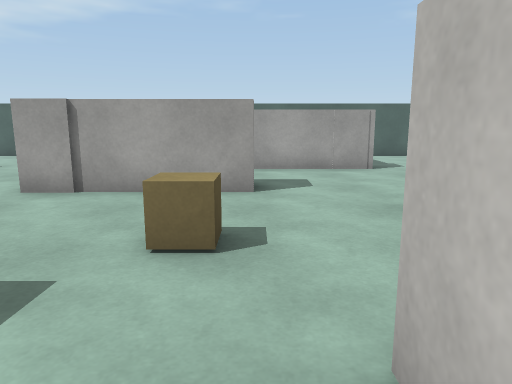
[1] (above)

18 first-person views from a walk through a scene from a Unity 3-D project. The camera is 1.2 m above the floor, tilts 10° down and sees 70° across. The floor is counted in squares, 1 m on a side. Each view is taken from the middle of a square. On the plan, view 1 faces up. The plan holds only what a view shows up to about 15 squares ahead; the rest is blank. The place goes on beyond the plan. The player character is not drawn. Surface patterns are stand-ins for the level's own textures.

[2]
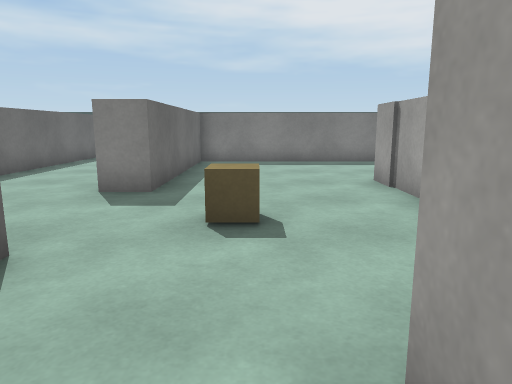

[3]
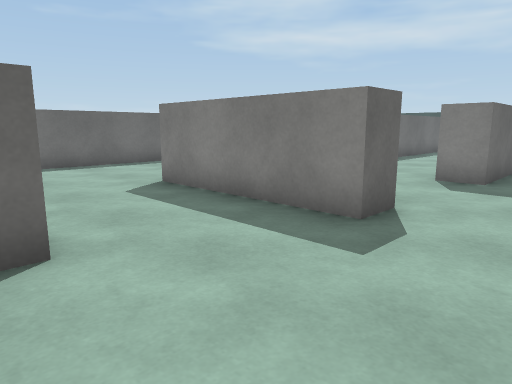

[4]
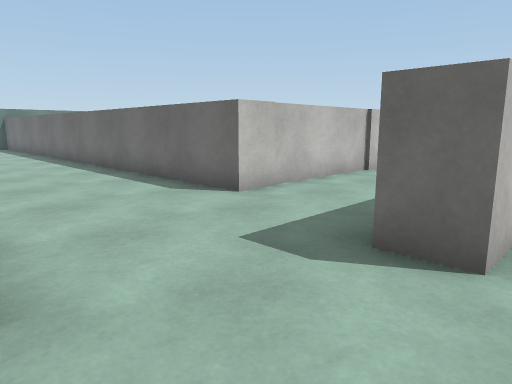

[5]
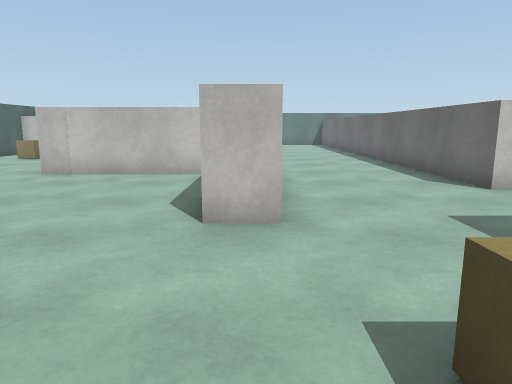

[6]
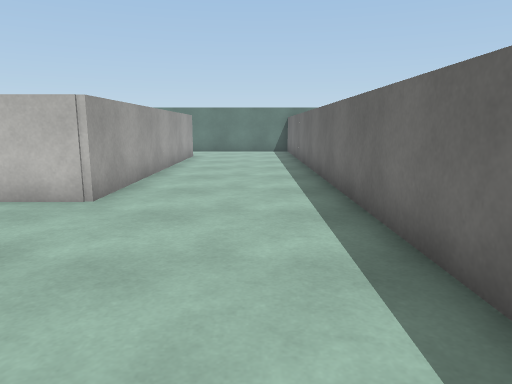

[7]
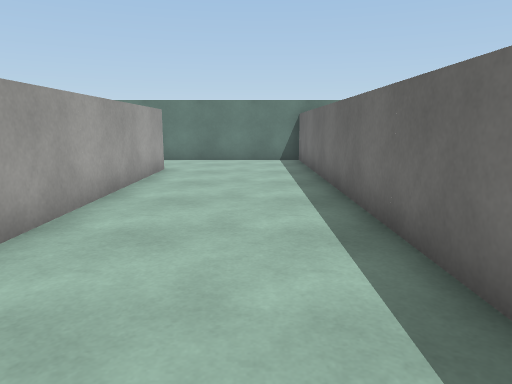

[8]
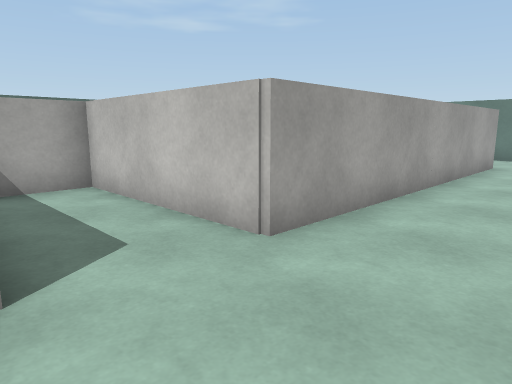

[9]
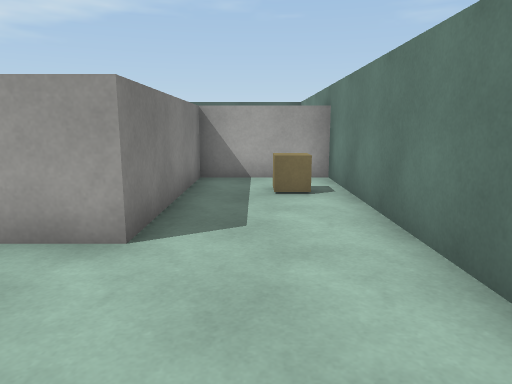

[10]
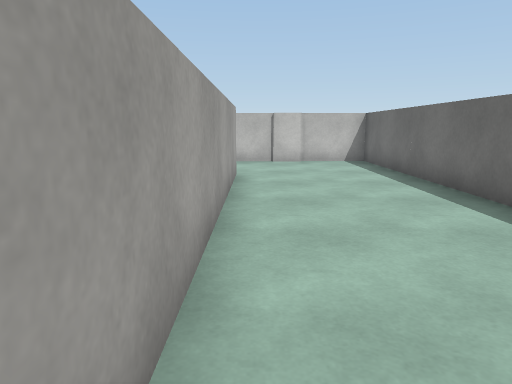

[11]
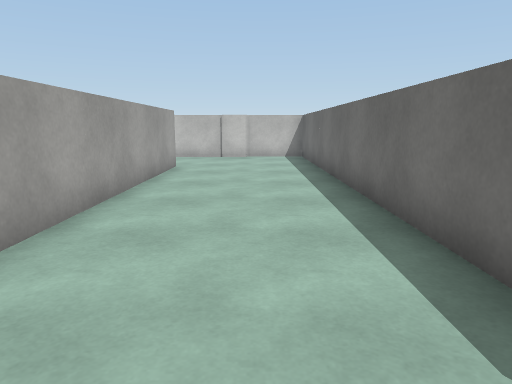

[12]
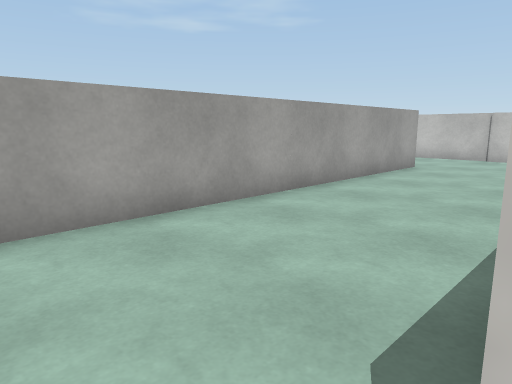

[13]
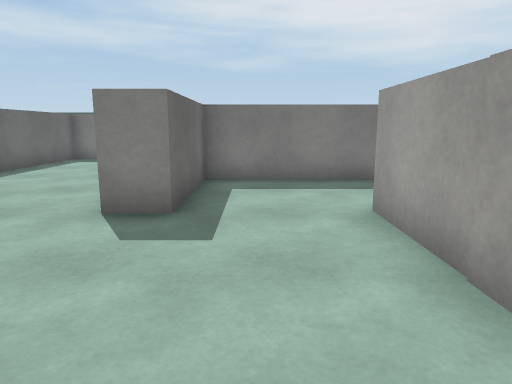

[14]
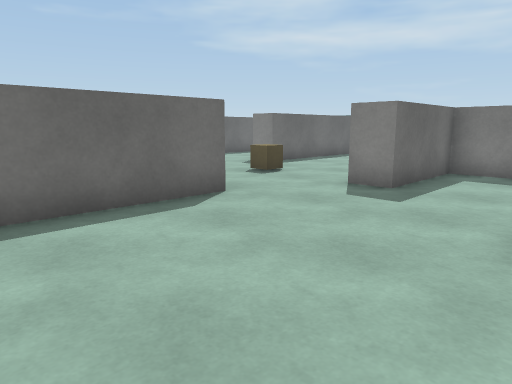

[15]
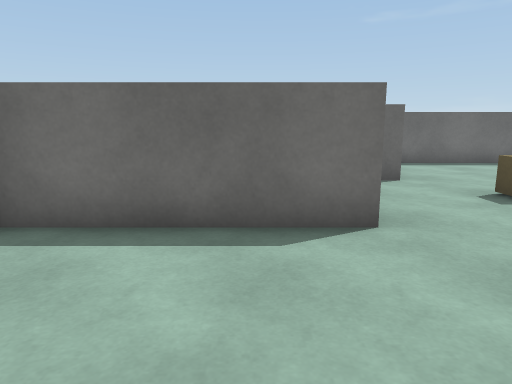

[16]
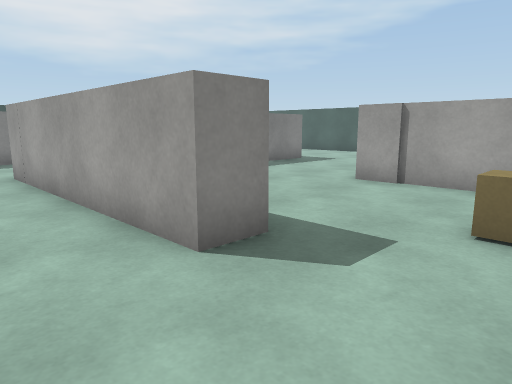

[17]
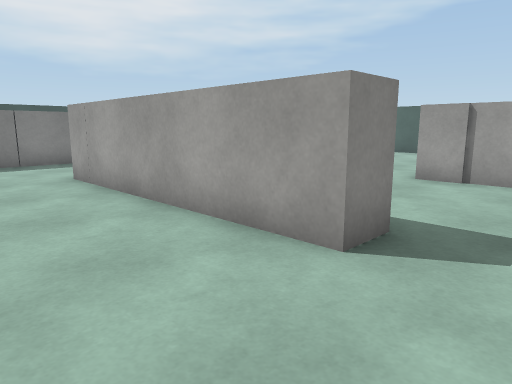

[18]
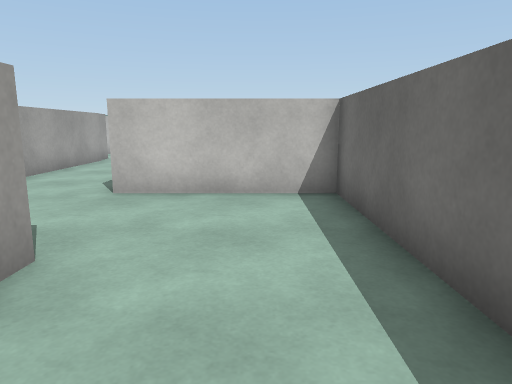

### Floor plan
Key: @ floor where view 1 was taken; # wall or solid block; . floor; C cube.
Columns run from 10 left of view 1 to 24 right of it. Each row starts with its distance up from view 1.
 12   ..  #.      ..
 11  .... #...####.....
 10  #... #...........####         ####
  9  #....#...........#..#         #..#
  8  #....#####.......#..#         #.C#
  7  #....#####.......#..#         #..#
  6  #...........######..#         #..#
  5  #...........######..###########..#
  4  #.......C........................#
  3  #................................#
  2  #######..........................#
  1 ########...##.....................#
  0 ..........@##..####################
 -1  ..........##..#
 -2 ...........##..#
 -3 #############..#
 -4  ..............#
 -5 ...............#
 -6 ...............#
 -7  ..............#
 -8 .###############

Positions as (right, up) in squares from view 1, and headings:
1: (0, 0), facing up
2: (4, 4), facing left
3: (6, 4), facing down-left
4: (0, 5), facing down-right
5: (-2, 5), facing right
6: (5, 2), facing right
7: (10, 2), facing right
8: (8, 2), facing up-right
9: (22, 1), facing up
10: (-8, -4), facing right
11: (-10, -6), facing right
12: (-10, -8), facing up-right
13: (5, 9), facing left
14: (7, 11), facing down-left
15: (4, 10), facing down
16: (0, -1), facing up-left
17: (-1, -2), facing up-left
18: (-6, -1), facing right
